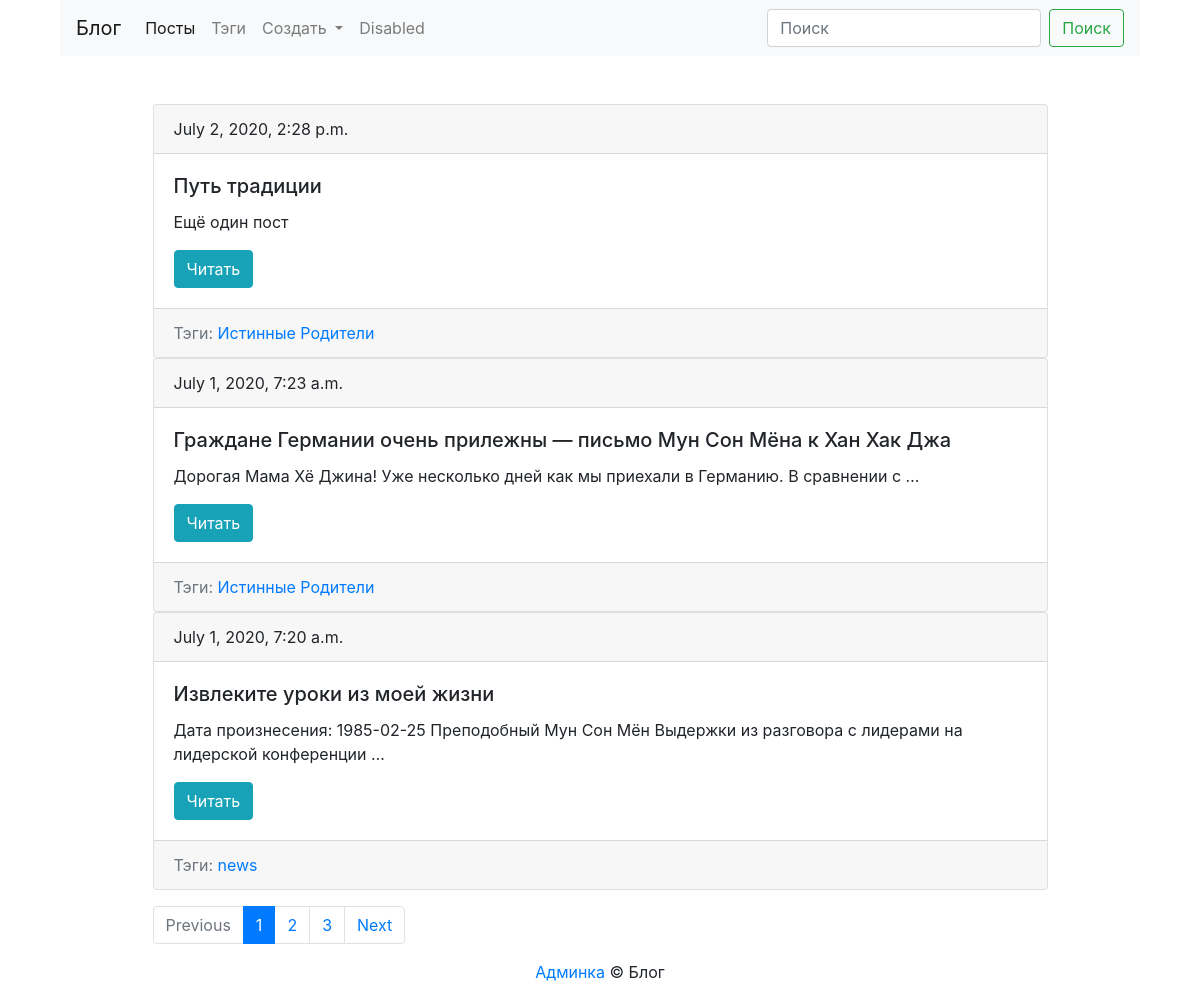
Before: /blog/?page=1 with the older database file.
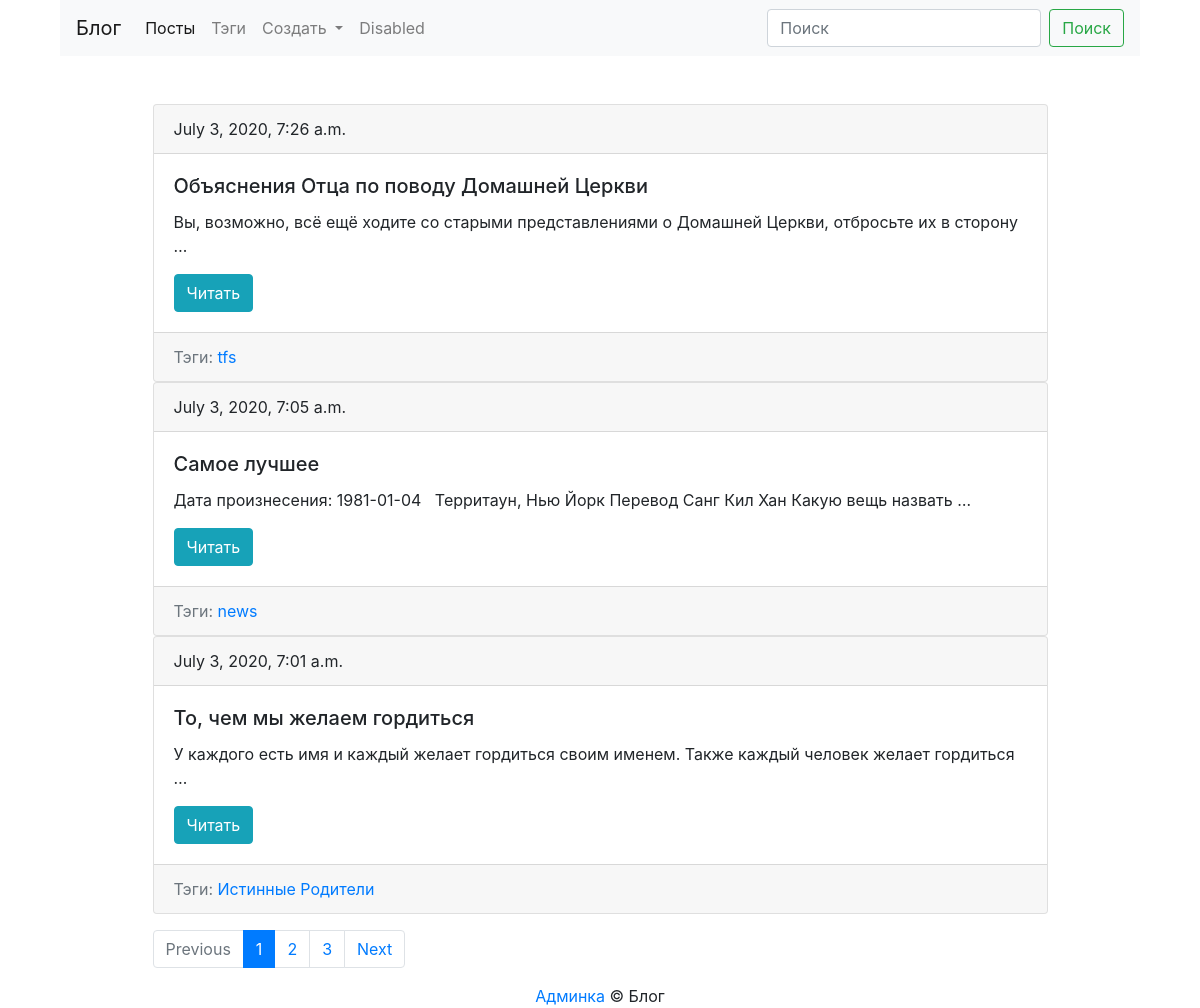
After: the same page with the newer database file.
### blog/models.py (models this page shows, shortened)
class Post(models.Model):
    title = models.CharField(max_length = 150, db_index = True) #Для быстрого поиска
    slug = models.SlugField(max_length=150, blank = True, unique=True)
    content = RichTextUploadingField(blank = True, db_index = True) #Поле может быть пустым
    tags = models.ManyToManyField('Tag', blank = True, related_name = 'posts')
    date_pub = models.DateTimeField(auto_now_add = True) #auto_now_add = True в момент сохранения в базе данных
    def get_absolute_url(self):
        return reverse('post_detail_url', kwargs={'slug': self.slug})
    class Meta:
        ordering = ['-date_pub']

class Tag(models.Model):
    title = models.CharField(max_length = 50)
    slug = models.SlugField(max_length = 50, unique = True)
    def get_absolute_url(self):
        return reverse('tag_detail_url', kwargs={'slug': self.slug})
    class Meta:
        ordering = ['title']

### blog/views.py (the view)
# urls.py: path('', posts_list, name = 'posts_list_url'),
def posts_list(request):
    search_query = request.GET.get('search', '')
    if search_query:
        posts = Post.objects.filter(Q(title__icontains=search_query) | Q(content__icontains=search_query))
    else:
        posts = Post.objects.all()
    paginator = Paginator(posts, 3)
    page_number = request.GET.get('page', 4)
    page = paginator.get_page(page_number)
    is_paginated = page.has_other_pages()
    if page.has_previous():
        prev_url = '?page={}'.format(page.previous_page_number())
    else: prev_url = ''
    if page.has_next():
        next_url = '?page={}'.format(page.next_page_number())
    else: next_url = ''
    context = {
        'page_object': page,
        'is_paginated': is_paginated,
        'next_url': next_url,
        'prev_url': prev_url
    }
    return render(request, 'blog/index.html', context=context)

### blog/templates/blog/index.html (shortened to what this page needs)
{% extends 'blog/base_blog.html' %}
    {% block content %}
        {% for post in page_object.object_list %}
            {% include 'blog/includes/post_card.html' %}
        {% endfor %}
    {% endblock %}

### blog/templates/blog/includes/post_card.html
<div class="card">
        <div class="card-header">
            {{post.date_pub}}
        </div>
  <div class="card-body">
    <h5 class="card-title">{{ post.title }}</h5>
    <p class="card-text">{{ post.content|truncatewords:15|striptags|safe }}</p>
      <a href="{{ post.get_absolute_url }}" class="btn btn-info">Читать</a>
  </div>
    <div class="card-footer text-muted">
       Тэги:
        {% for tag in post.tags.all %}
            <a href="{{ tag.get_absolute_url }}">{{tag.title}}</a>
        {% endfor %}
    </div>
  </div>

Changed rows visible on the page:
no longer on this page (row unchanged): Post: date_pub "July 2, 2020, 2:28 p.m.", title "Путь традиции", content "Ещё один пост", Tag (title "Истинные Родители")
no longer on this page (row unchanged): Post: date_pub "July 1, 2020, 7:23 a.m.", title "Граждане Германии очень прилежны — письмо Мун Сон Мёна к Хан Хак Джа", content "Дорогая Мама Хё Джина! Уже несколько дней как мы приехали в Германию. В сравнении с …", Tag (title "Истинные Родители")
removed Post: date_pub "July 1, 2020, 7:20 a.m.", title "Извлеките уроки из моей жизни", content "Дата произнесения: 1985-02-25 Преподобный Мун Сон Мён Выдержки из разговора с лидерами на лидерской конференции …", Tag (title "news")
added Post: date_pub "July 3, 2020, 7:26 a.m.", title "Объяснения Отца по поводу Домашней Церкви", content "Вы, возможно, всё ещё ходите со старыми представлениями о Домашней Церкви, отбросьте их в сторону …"
added Tag: title "tfs", shown under "July 3, 2020, 7:26 a.m."
added Post: date_pub "July 3, 2020, 7:05 a.m.", title "Самое лучшее", content "Дата произнесения: 1981-01-04 Территаун, Нью Йорк Перевод Санг Кил Хан Какую вещь назвать …", Tag (title "news")
added Post: date_pub "July 3, 2020, 7:01 a.m.", title "То, чем мы желаем гордиться", content "У каждого есть имя и каждый желает гордиться своим именем. Также каждый человек желает гордиться …", Tag (title "Истинные Родители")
